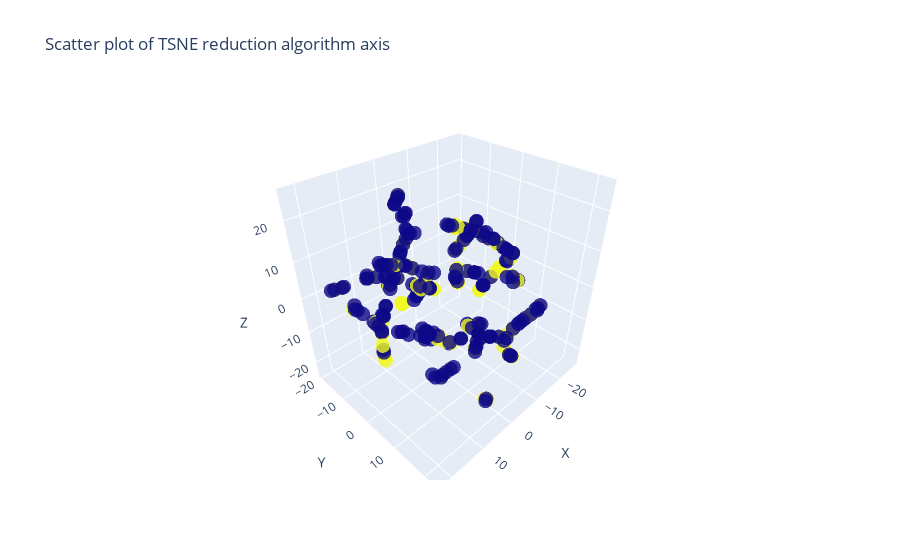

The notebook cell this image was saved under:
### Code cell
#death_event = death_event.astype(int)
fig = go.Figure()
fig.add_trace(go.Scatter3d(
    x= X_embedded[:,0], y=X_embedded[:,1], z=X_embedded[:,2],  # Datos de x, y y z
    mode='markers',  # Estilo de marcador
    marker=dict(
        size=5,  # Tamaño de los marcadores
        color= death_event,  # Variable z para la escala de colores
        colorscale='Plasma',  # Colormap para los colores de los marcadores
        opacity=0.8  # Opacidad de los marcadores
    )
))

# Personalizar el diseño de la gráfica
fig.update_layout(
    title='Scatter plot of TSNE reduction algorithm axis',  # Título de la gráfica
    scene=dict(
        xaxis_title='X',  # Etiqueta del eje x
        yaxis_title='Y',  # Etiqueta del eje y
        zaxis_title='Z'  # Etiqueta del eje z
    )
)

fig.show()

### Figure 1 — Plotly figure (JSON) as saved in the notebook; plotly's stock layout.template omitted (floating-point values rounded to 4 significant figures; data arrays with more than 128 entries replaced by an {"elided": "..."} marker saying what was removed)
{"data": [{"marker": {"color": {"elided": "299 int values"}, "colorscale": [[0, "#0d0887"], [0.1111, "#46039f"], [0.2222, "#7201a8"], [0.3333, "#9c179e"], [0.4444, "#bd3786"], [0.5556, "#d8576b"], [0.6667, "#ed7953"], [0.7778, "#fb9f3a"], [0.8889, "#fdca26"], [1, "#f0f921"]], "opacity": 0.8, "size": 5}, "mode": "markers", "type": "scatter3d", "x": {"elided": "299 float values"}, "y": {"elided": "299 float values"}, "z": {"elided": "299 float values"}}], "layout": {"scene": {"xaxis": {"title": {"text": "X"}}, "yaxis": {"title": {"text": "Y"}}, "zaxis": {"title": {"text": "Z"}}}, "title": {"text": "Scatter plot of TSNE reduction algorithm axis"}}}
